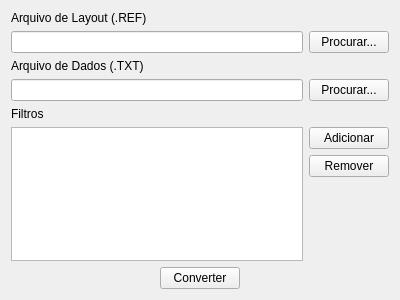
<?xml version="1.0" encoding="UTF-8"?>
<ui version="4.0">
 <class>StaToCsvDialog</class>
 <widget class="QWidget" name="StaToCsvDialog">
  <property name="geometry">
   <rect>
    <x>0</x>
    <y>0</y>
    <width>400</width>
    <height>300</height>
   </rect>
  </property>
  <property name="windowTitle">
   <string>Conversor STA para CSV</string>
  </property>
  <layout class="QVBoxLayout" name="verticalLayout">
   <item>
    <widget class="QLabel" name="lblRef">
     <property name="text">
      <string>Arquivo de Layout (.REF)</string>
     </property>
    </widget>
   </item>
   <item>
    <layout class="QHBoxLayout" name="hboxRefFile">
     <item>
      <widget class="QLineEdit" name="txtRefFile"/>
     </item>
     <item>
      <widget class="QPushButton" name="btnBrowseRefFile">
       <property name="text">
        <string>Procurar...</string>
       </property>
      </widget>
     </item>
    </layout>
   </item>
   <item>
    <widget class="QLabel" name="lblDataFile">
     <property name="text">
      <string>Arquivo de Dados (.TXT)</string>
     </property>
    </widget>
   </item>
   <item>
    <layout class="QHBoxLayout" name="hboxDataFile">
     <item>
      <widget class="QLineEdit" name="txtDataFile"/>
     </item>
     <item>
      <widget class="QPushButton" name="btnBrowseDataFile">
       <property name="text">
        <string>Procurar...</string>
       </property>
      </widget>
     </item>
    </layout>
   </item>
   <item>
    <widget class="QLabel" name="lblFilters">
     <property name="text">
      <string>Filtros</string>
     </property>
    </widget>
   </item>
   <item>
    <layout class="QHBoxLayout" name="hboxFiltros">
     <item>
      <widget class="QListView" name="listViewFilters"/>
     </item>
     <item>
      <layout class="QVBoxLayout" name="vboxFiltersButtons">
       <item>
        <widget class="QPushButton" name="btnAddFilter">
         <property name="text">
          <string>Adicionar</string>
         </property>
        </widget>
       </item>
       <item>
        <widget class="QPushButton" name="btnRemoveFilter">
         <property name="text">
          <string>Remover</string>
         </property>
        </widget>
       </item>
       <item>
        <spacer name="spacerFiltersButtons">
         <property name="orientation">
          <enum>Qt::Vertical</enum>
         </property>
         <property name="sizeHint" stdset="0">
          <size>
           <width>20</width>
           <height>40</height>
          </size>
         </property>
        </spacer>
       </item>
      </layout>
     </item>
    </layout>
   </item>
   <item>
    <layout class="QHBoxLayout" name="hboxButtonBar">
     <item>
      <spacer name="spacerButtonBar1">
       <property name="orientation">
        <enum>Qt::Horizontal</enum>
       </property>
       <property name="sizeHint" stdset="0">
        <size>
         <width>40</width>
         <height>20</height>
        </size>
       </property>
      </spacer>
     </item>
     <item>
      <widget class="QPushButton" name="btnConvert">
       <property name="text">
        <string>Converter</string>
       </property>
      </widget>
     </item>
     <item>
      <spacer name="spacerButtonBar2">
       <property name="orientation">
        <enum>Qt::Horizontal</enum>
       </property>
       <property name="sizeHint" stdset="0">
        <size>
         <width>40</width>
         <height>20</height>
        </size>
       </property>
      </spacer>
     </item>
    </layout>
   </item>
  </layout>
 </widget>
 <resources/>
 <connections/>
</ui>
